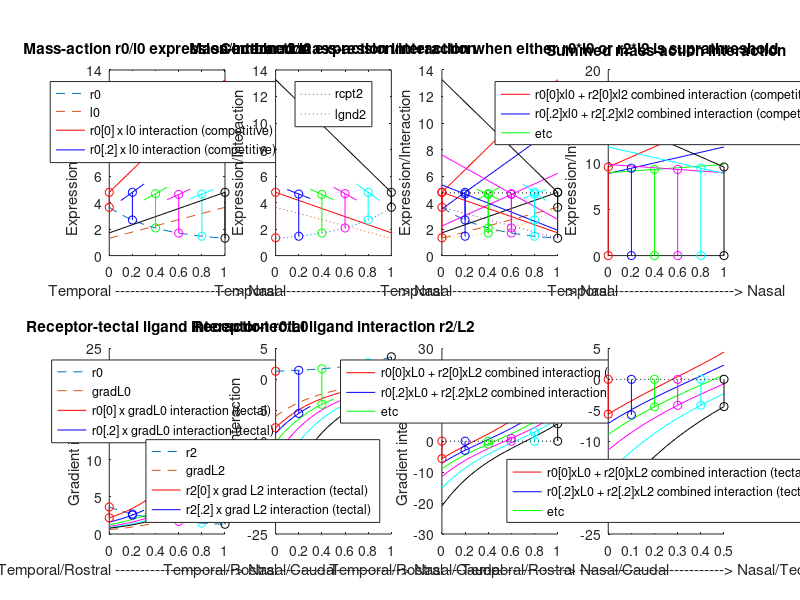
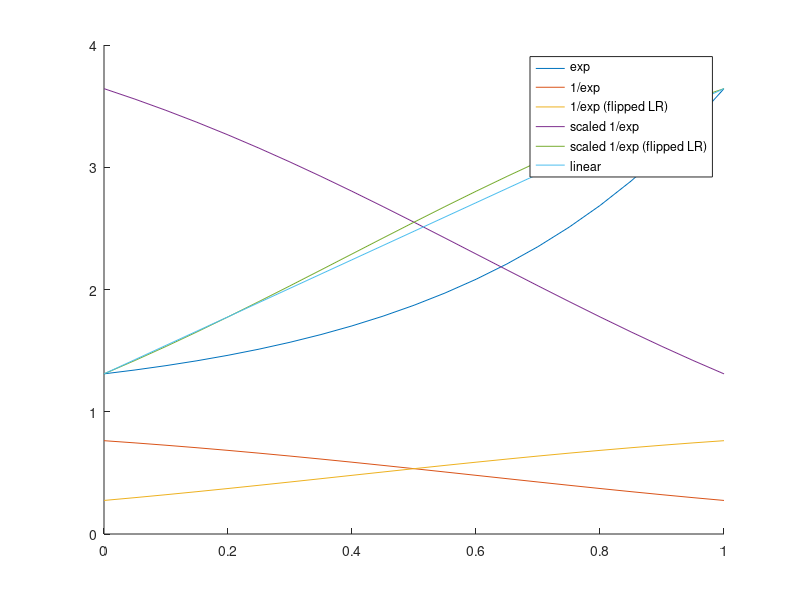

Here is the MATLAB script that generated these plots, in order:
% Equations used in my modelling. See tissue.h and
% guidingtissue::exponential_expression and similar

% Set up the one figure
h_f = figure(1); clf;
h_f_pos = get(h_f, 'Position');
w=2500;
h=1280;
set(h_f, 'Position', [20, 1500, w, h]);
clf;

## What ligand expression profile?
ligand_expression = 'lin'; #  or exp or invexp

x = [0:0.05:1];

_exp = 0.26 .* exp (2.3.*x) + 1.05;
_rev_exp = 0.26 .* exp (2.3.*(1-x)) + 1.05;
_deriv_exp = 0.26 .* 2.3 .* exp (2.3.*x);
## Scaling for _exp to give inverse that starts and ends at the same point
A = 4.7727;
B =  -0.00014;
_inv_exp = A .* (1./_exp) + B;

## May also use a linear function
_lin = 1.31 + 2.333 .* x;

if strcmp (ligand_expression, 'exp')
  threshold = 1.1
elseif strcmp (ligand_expression, 'lin')
  threshold = 4.73 ## 4.7 to 5.4 is a sensible range
else
  threshold = 4.73 ## 4.8 to 5.5 is a sensible range
end

## Debugging the curves
figure(7); clf;
hold on;
plot (x, _exp);
plot (x, 1./_exp);
plot (x, flip(1./_exp));
plot (x, _inv_exp);
plot (x, flip(_inv_exp));
plot (x, _lin);
legend('exp', '1/exp', '1/exp (flipped LR)','scaled 1/exp', 'scaled 1/exp (flipped LR)', 'linear')
figure(1);

%% The J effect
_r0 = flip(_exp);
## Either this, making no strong assumptions about ligand expression:
if strcmp (ligand_expression, 'exp')
  _l0 = _exp;
elseif strcmp (ligand_expression, 'lin')
  _l0 = _lin;
else
  _l0 = flip(_inv_exp);
end

subplot(2,4,1);
plot (x, _r0, 'linestyle', '--'); % exp for receptors on retina
hold on;
plot (x, _l0, 'linestyle', '--'); % ligands
%%plot (x, _r0 .* _l0, 'color', colour.orchid2, 'linestyle', ':');
plot (x, _r0(1) .* _l0, 'r-');
plot (x(3:7), _r0(5) .* _l0(3:7), 'b');
plot (x(7:11), _r0(9) .* _l0(7:11), 'g');
plot (x(11:15), _r0(13) .* _l0(11:15), 'm');
plot (x(15:19), _r0(17) .* _l0(15:19), 'c');

plot ([x(1),x(1)], [_r0(1),_r0(1).*_l0(1)], 'ro-');
plot ([x(5),x(5)], [_r0(5),_r0(5).*_l0(5)], 'bo-');
plot ([x(9),x(9)], [_r0(9),_r0(9).*_l0(9)], 'go-');
plot ([x(13),x(13)], [_r0(13),_r0(13).*_l0(13)], 'mo-');
plot ([x(17),x(17)], [_r0(17),_r0(17).*_l0(17)], 'co-');

plot (x, _r0(21) .* _l0, 'k');
plot ([x(21),x(21)], [_r0(21),_r0(21).*_l0(21)], 'ko-');
lg1 = legend (['r0';'l0';'r0[0] x l0 interaction (competitive)';'r0[.2] x l0 interaction (competitive)'],'Location','North');
strlbl = ['Temporal ------------------------> Nasal'];
xlabel(strlbl)
ylabel('Expression/Interaction')
title('Mass-action r0/l0 expression/interaction')

_r2 = _exp; % opposing ligands
if strcmp (ligand_expression, 'exp')
  _l2 = flip(_exp); % opposing receptors
elseif strcmp (ligand_expression, 'lin')
  _l2 = flip(_lin);
else
  _l2 = _inv_exp;
end
subplot(2,4,2);
plot (x, _r2, 'linestyle', ':');
hold on;
plot (x, _l2, 'linestyle', ':'); % ligands
%%plot (x, _r2 .* _l2, 'color', colour.orchid2, 'linestyle', ':');
%%plot (x(1:3), _r2(1) .* _l2(1:3), 'r-');
plot (x, _r2(1) .* _l2, 'r');
plot ([x(1),x(1)], [_r2(2),_r2(1).*_l2(1)], 'ro-');
plot (x(3:7), _r2(5) .* _l2(3:7), 'b');
plot ([x(5),x(5)], [_r2(5),_r2(5).*_l2(5)], 'bo-');
plot (x(7:11), _r2(9) .* _l2(7:11), 'g');
plot ([x(9),x(9)], [_r2(9),_r2(9).*_l2(9)], 'go-');
plot (x(11:15), _r2(13) .* _l2(11:15), 'm');
plot ([x(13),x(13)], [_r2(13),_r2(13).*_l2(13)], 'mo-');
plot (x(15:19), _r2(17) .* _l2(15:19), 'c');
%%plot (x, _r2(17) .* _l2, 'k');
plot ([x(17),x(17)], [_r2(17),_r2(17).*_l2(17)], 'co-');

plot (x, _r2(21) .* _l2, 'k');
plot ([x(21),x(21)], [_r2(21),_r2(21).*_l2(21)], 'ko-');

lg2 = legend (['rcpt2';'lgnd2'],'Location','North');
strlbl = ['Temporal ------------------------> Nasal'];
##ylim([0,20])
xlabel(strlbl)
ylabel('Expression/Interaction')
title('Mass-action r2/l2 expression/interaction')

%% Now plot combined repulsion due to both receptor/ligand pairs

subplot(2,4,3);
hold on;
###
plot (x, _r0, 'linestyle', '--'); % exp for receptors on retina
hold on;
plot (x, _l0, 'linestyle', '--'); % ligands
plot (x, _r0(1) .* _l0, 'r-');
plot (x, _r0(5) .* _l0, 'b');
plot (x(7:11), _r0(9) .* _l0(7:11), 'g');
plot (x, _r0(13) .* _l0, 'm');
plot (x(15:19), _r0(17) .* _l0(15:19), 'c');

plot ([x(1),x(1)], [_r0(1),_r0(1).*_l0(1)], 'ro-');
plot ([x(5),x(5)], [_r0(5),_r0(5).*_l0(5)], 'bo-');
plot ([x(9),x(9)], [_r0(9),_r0(9).*_l0(9)], 'go-');
plot ([x(13),x(13)], [_r0(13),_r0(13).*_l0(13)], 'mo-');
plot ([x(17),x(17)], [_r0(17),_r0(17).*_l0(17)], 'co-');

plot (x, _r0(21) .* _l0, 'k');
plot ([x(21),x(21)], [_r0(21),_r0(21).*_l0(21)], 'ko-');
###
plot (x, _r2, 'linestyle', ':');
hold on;
plot (x, _l2, 'linestyle', ':'); % ligands
%%plot (x, _r2 .* _l2, 'color', colour.orchid2, 'linestyle', ':');
%%plot (x(1:3), _r2(1) .* _l2(1:3), 'r-');
plot (x, _r2(1) .* _l2, 'r');
plot ([x(1),x(1)], [_r2(2),_r2(1).*_l2(1)], 'ro-');
plot (x, _r2(5) .* _l2, 'b');
plot ([x(5),x(5)], [_r2(5),_r2(5).*_l2(5)], 'bo-');
plot (x(7:11), _r2(9) .* _l2(7:11), 'g');
plot ([x(9),x(9)], [_r2(9),_r2(9).*_l2(9)], 'go-');
plot (x, _r2(13) .* _l2, 'm');
plot ([x(13),x(13)], [_r2(13),_r2(13).*_l2(13)], 'mo-');
plot (x(15:19), _r2(17) .* _l2(15:19), 'c');
%%plot (x, _r2(17) .* _l2, 'k');
plot ([x(17),x(17)], [_r2(17),_r2(17).*_l2(17)], 'co-');

plot (x, _r2(21) .* _l2, 'k');
plot ([x(21),x(21)], [_r2(21),_r2(21).*_l2(21)], 'ko-');

plot ([0,1],[threshold,threshold],'k:')

###
strlbl = ['Temporal ------------------------> Nasal'];
xlabel(strlbl)
ylabel('Expression/Interaction')
title('Combined mass-action interaction when either r0*l0 or r2*l2 is suprathreshold')

subplot(2,4,4);
hold on;
plot (x, _r2(1) .* _l2 + _r0(1) .* _l0, 'r-');
plot (x, _r2(5) .* _l2 + _r0(5) .* _l0, 'b-');
plot (x, _r2(9) .* _l2 + _r0(9) .* _l0, 'g-');
plot (x, _r2(13) .* _l2 + _r0(13) .* _l0, 'm-');
plot (x, _r2(17) .* _l2 + _r0(17) .* _l0, 'c-');
plot (x, _r2(21) .* _l2 + _r0(21) .* _l0, 'k-');
plot ([x(1),x(1)], [0,_r2(1).*_l2(1)+_r0(1).*_l0(1)], 'ro-');
plot ([x(5),x(5)], [0,_r2(5).*_l2(5)+_r0(5).*_l0(5)], 'bo-');
plot ([x(9),x(9)], [0,_r2(9).*_l2(9)+_r0(9).*_l0(9)], 'go-');
plot ([x(13),x(13)], [0,_r2(13).*_l2(13)+_r0(13).*_l0(13)], 'mo-');
plot ([x(17),x(17)], [0,_r2(17).*_l2(17)+_r0(17).*_l0(17)], 'co-');
plot ([x(21),x(21)], [0,_r2(21).*_l2(21)+_r0(21).*_l0(21)], 'ko-');
lg3 = legend (['r0[0]xl0 + r2[0]xl2 combined interaction (competitive)';'r0[.2]xl0 + r2[.2]xl2 combined interaction (competitive)';'etc'],'Location','North');
strlbl = ['Temporal ------------------------> Nasal'];
##ylim([0,20])
xlabel(strlbl)
ylabel('Expression/Interaction')
title('Summed mass-action interaction')


## Now the retina->tectum interactions
subplot(2,4,5);
hold on;
_r0 = flip(_exp);
_L0 = _deriv_exp;
plot (x, _r0, 'linestyle', '--'); % exp for receptors on retina
plot (x, _L0, 'linestyle', '--'); % ligands
%%plot (x, _r0 .* _L0, 'color', colour.orchid2, 'linestyle', ':');
plot (x, _r0(1) .* _L0, 'r-');
plot (x(1:7), _r0(5) .* _L0(1:7), 'b');
plot (x(1:11), _r0(9) .* _L0(1:11), 'g');
plot (x(1:15), _r0(13) .* _L0(1:15), 'm');
plot (x(1:19), _r0(17) .* _L0(1:19), 'c');

plot ([x(1),x(1)], [_r0(1),_r0(1).*_L0(1)], 'ro-');
plot ([x(5),x(5)], [_r0(5),_r0(5).*_L0(5)], 'bo-');
plot ([x(9),x(9)], [_r0(9),_r0(9).*_L0(9)], 'go-');
plot ([x(13),x(13)], [_r0(13),_r0(13).*_L0(13)], 'mo-');
plot ([x(17),x(17)], [_r0(17),_r0(17).*_L0(17)], 'co-');

plot (x, _r0(21) .* _L0, 'k');
plot ([x(21),x(21)], [_r0(21),_r0(21).*_L0(21)], 'ko-');
lg4 = legend (['r0';'gradL0';'r0[0] x gradL0 interaction (tectal)';'r0[.2] x gradL0 interaction (tectal)'],'Location','North');
strlbl = ['Temporal/Rostral ------------------------> Nasal/Caudal'];
xlabel(strlbl)
ylabel('Gradient interaction')
title ('Receptor-tectal ligand interaction r0/L0')

subplot(2,4,6);
hold on;
_r2 = _exp;
_L2 = -flip(_deriv_exp);
plot (x, _r2, 'linestyle', '--'); % exp for receptors on retina
plot (x, _L2, 'linestyle', '--'); % ligands

plot (x, _r2(1) .* _L2, 'r-');
plot (x(1:7), _r2(5) .* _L2(1:7), 'b');
plot (x(1:11), _r2(9) .* _L2(1:11), 'g');
plot (x(1:15), _r2(13) .* _L2(1:15), 'm');
plot (x(1:19), _r2(17) .* _L2(1:19), 'c');

plot ([x(1),x(1)], [_r2(1),_r2(1).*_L2(1)], 'ro-');
plot ([x(5),x(5)], [_r2(5),_r2(5).*_L2(5)], 'bo-');
plot ([x(9),x(9)], [_r2(9),_r2(9).*_L2(9)], 'go-');
plot ([x(13),x(13)], [_r2(13),_r2(13).*_L2(13)], 'mo-');
plot ([x(17),x(17)], [_r2(17),_r2(17).*_L2(17)], 'co-');

plot (x, _r2(21) .* _L2, 'k');
plot ([x(21),x(21)], [_r2(21),_r2(21).*_L2(21)], 'ko-');
lg5 = legend (['r2';'gradL2';'r2[0] x grad L2 interaction (tectal)';'r2[.2] x grad L2 interaction (tectal)'],'Location','Southeast');
strlbl = ['Temporal/Rostral ------------------------> Nasal/Caudal'];
xlabel(strlbl)
ylabel('Gradient interaction')
title ('Receptor-tectal ligand interaction r2/L2')


subplot(2,4,7);
hold on;
plot (x, _r2(1) .* _L2 + _r0(1) .* _L0, 'r-');
plot (x, _r2(5) .* _L2 + _r0(5) .* _L0, 'b-');
plot (x, _r2(9) .* _L2 + _r0(9) .* _L0, 'g-');
plot (x, _r2(13) .* _L2 + _r0(13) .* _L0, 'm-');
plot (x, _r2(17) .* _L2 + _r0(17) .* _L0, 'c-');
plot (x, _r2(21) .* _L2 + _r0(21) .* _L0, 'k-');
plot ([x(1),x(1)], [0,_r2(1).*_L2(1)+_r0(1).*_L0(1)], 'ro-');
plot ([x(5),x(5)], [0,_r2(5).*_L2(5)+_r0(5).*_L0(5)], 'bo-');
plot ([x(9),x(9)], [0,_r2(9).*_L2(9)+_r0(9).*_L0(9)], 'go-');
plot ([x(13),x(13)], [0,_r2(13).*_L2(13)+_r0(13).*_L0(13)], 'mo-');
plot ([x(17),x(17)], [0,_r2(17).*_L2(17)+_r0(17).*_L0(17)], 'co-');
plot ([x(21),x(21)], [0,_r2(21).*_L2(21)+_r0(21).*_L0(21)], 'ko-');
plot ([0,1],[0,0],'k:')
lg6 = legend (['r0[0]xL0 + r2[0]xL2 combined interaction (tectal)';'r0[.2]xL0 + r2[.2]xL2 combined interaction (tectal)';'etc'],'Location','North');
strlbl = ['Temporal/Rostral ------------------------> Nasal/Caudal'];
xlabel(strlbl)
ylabel('Gradient interaction')


subplot(2,4,8);
hold on;
xx = [0:0.05:0.5];
_L2trunc = _L2(1:11);
_L0trunc = _L0(1:11);

plot (xx, _r2(1) .* _L2trunc + _r0(1) .* _L0trunc, 'r-');
plot (xx, _r2(5) .* _L2trunc + _r0(5) .* _L0trunc, 'b-');
plot (xx, _r2(9) .* _L2trunc + _r0(9) .* _L0trunc, 'g-');
plot (xx, _r2(13) .* _L2trunc + _r0(13) .* _L0trunc, 'm-');
plot (xx, _r2(17) .* _L2trunc + _r0(17) .* _L0trunc, 'c-');
plot (xx, _r2(21) .* _L2trunc + _r0(21) .* _L0trunc, 'k-');
plot ([xx(1),xx(1)], [0,_r2(1).*_L2(1)+_r0(1).*_L0(1)], 'ro-');
plot ([xx(3),xx(3)], [0,_r2(5).*_L2(2)+_r0(5).*_L0(3)], 'bo-');
plot ([xx(5),xx(5)], [0,_r2(9).*_L2(5)+_r0(9).*_L0(5)], 'go-');
plot ([xx(7),xx(7)], [0,_r2(13).*_L2(7)+_r0(13).*_L0(7)], 'mo-');
plot ([xx(9),xx(9)], [0,_r2(17).*_L2(9)+_r0(17).*_L0(9)], 'co-');
plot ([xx(11),xx(11)], [0,_r2(21).*_L2(11)+_r0(21).*_L0(11)], 'ko-');
plot ([0,0.5],[0,0],'k:')
lg7 = legend (['r0[0]xL0 + r2[0]xL2 combined interaction (tectal)';'r0[.2]xL0 + r2[.2]xL2 combined interaction (tectal)';'etc'],'Location','South');
strlbl = ['Temporal/Rostral -----------------------------> Nasal/Tectal Midline'];
xlabel(strlbl)





#figure(100)
#clf;
#plot (x, _exp)
#hold on
#plot (x, _deriv_exp, ':')
